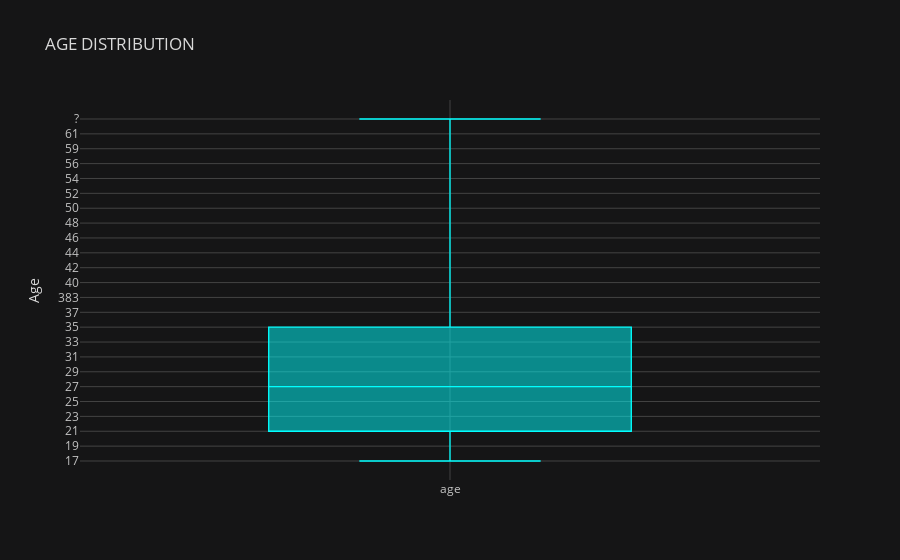

This figure's notebook cell:
### Markdown cell above
AGE DISTRIBUTION

### Code cell
df['age'].sort_values().iplot(kind='box', title='AGE DISTRIBUTION', yTitle = 'Age', theme='solar', color='cyan')

### Figure 1 — Plotly figure (JSON) as saved in the notebook; plotly's stock layout.template omitted (floating-point values rounded to 4 significant figures; data arrays with more than 128 entries replaced by an {"elided": "..."} marker saying what was removed)
{"data": [{"boxpoints": false, "line": {"width": 1.3}, "marker": {"color": "rgba(0, 255, 255, 1.0)"}, "name": "age", "orientation": "v", "type": "box", "y": {"elided": "704 str values"}}], "layout": {"legend": {"bgcolor": "#151516", "font": {"color": "#D9D9D9"}}, "paper_bgcolor": "#151516", "plot_bgcolor": "#151516", "title": {"font": {"color": "#D9D9D9"}, "text": "AGE DISTRIBUTION"}, "xaxis": {"gridcolor": "#434343", "showgrid": true, "tickfont": {"color": "#C2C2C2"}, "title": {"font": {"color": "#D9D9D9"}, "text": ""}, "zerolinecolor": "#666570"}, "yaxis": {"gridcolor": "#434343", "showgrid": true, "tickfont": {"color": "#C2C2C2"}, "title": {"font": {"color": "#D9D9D9"}, "text": "Age"}, "zerolinecolor": "#666570"}}}
